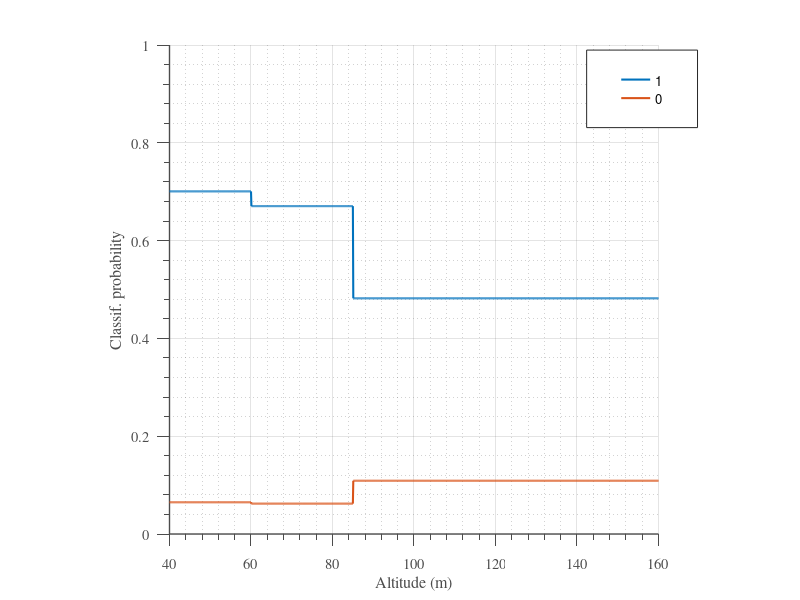

This figure's MATLAB source:
% Height-dependent sensor (classifier) model - causal
planning_params.classifier_altitudes = [50, 70, 100];
% Indexing: (class 1, class 2, class 3). Rows: predict, cols: true.
planning_params.classifier_conf_matrices(:,:,1) = ...
    [0.9614, 0.0219, 0.0166;
    0.2749, 0.7007, 0.0244;
    0.2769, 0.0430, 0.6801];
planning_params.classifier_conf_matrices(:,:,2) = ...
    [0.9815, 0.0138, 0.0047;
    0.3183, 0.6705, 0.0112;
    0.3778, 0.0483, 0.5739];
planning_params.classifier_conf_matrices(:,:,3) = ...
    [0.9766, 0.0224, 0.0010;
    0.5166, 0.4820, 0.0013;
    0.5232, 0.0865, 0.3903];

% Height range to plot [m].
height = 40:0.1:160;

ind_altitude = zeros(size(height));

for i = 1:size(height,2)
    [~, ind_altitude(i)] = min(abs(planning_params.classifier_altitudes - height(i)));
end

%% Plotting %%

hold on
plot(height, squeeze(planning_params.classifier_conf_matrices(2,2,ind_altitude)), ...
    'Color', [0, 0.4470, 0.7410], 'LineWidth', 1.5)
plot(height, squeeze(planning_params.classifier_conf_matrices(1,2,ind_altitude) + ...
    planning_params.classifier_conf_matrices(3,2,ind_altitude)), ...
    'Color', [0.8500, 0.3250, 0.0980], 'LineWidth', 1.5);
% plot(height, squeeze(planning_params.classifier_conf_matrices(3,3,ind_altitude)), ...
%     'Color', [0, 0.4470, 0.7410], 'LineWidth', 1.5);
% plot(height, squeeze(planning_params.classifier_conf_matrices(1,3,ind_altitude) + ...
%     planning_params.classifier_conf_matrices(2,3,ind_altitude)), ...
%     'Color', [0.8500, 0.3250, 0.0980], 'LineWidth', 1.5);
hold off
h_legend = legend('1', '0');
set(h_legend, 'Position', [0.7333 0.7873 0.1386 0.0948]);
xlabel('Altitude (m)')
ylabel('Classif. probability')
axis([40 160 0 1])
set(gca, ...
    'FontName'    , 'Times'   , ...
    'Box'         , 'off'     , ...
    'TickDir'     , 'out'     , ...
    'TickLength'  , [.02 .02] , ...
    'XMinorTick'  , 'on'      , ...
    'YMinorTick'  , 'on'      , ...
    'YGrid'       , 'on'      , ...
    'XColor'      , [.3 .3 .3], ...
    'YColor'      , [.3 .3 .3], ...
    'YTick'       , 0:0.2:1, ...
    'LineWidth'   , 1         , ...
    'FontSize'    , 10.5);
pbaspect([1 1 1])
grid minor
set(gcf, 'Position', [-1563, 871, 354, 239])